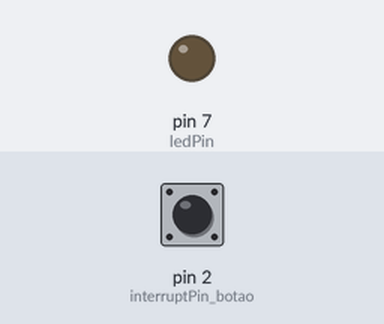
Simulated run of this sketch. Board: Arduino Uno, built with avr-gcc and run on an emulated ATmega328P. Parts: output pins drawn as LEDs (lit = HIGH). The test bench sets the inputs (shaded band); at power-on: pin 2 (interruptPin_botao) HIGH.

Above: at 1.2 s.
1.3 s: pin 2 (interruptPin_botao) pulled LOW for 0.15 s
At 1.37 s:
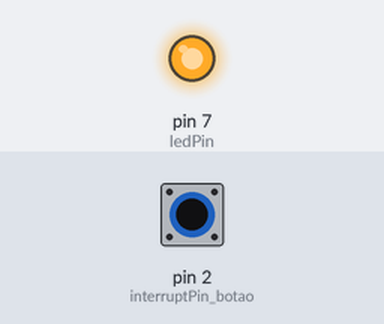
2.9 s: pin 2 (interruptPin_botao) pulled LOW for 3.2 s
At 7.1 s:
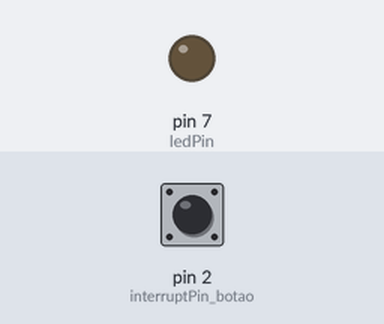
Timing chart, 0 to 8.6 s (numbered marks = the images above; inputs shaded):
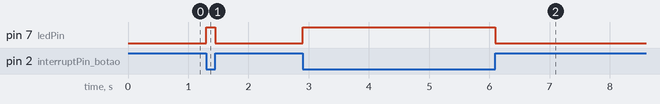

Measured:
- after the input at 1.3 s, pin 7 (ledPin): LOW → HIGH at once, → LOW 0.15 s later
- after the input at 2.9 s, pin 7 (ledPin): LOW → HIGH at once, → LOW 3.2 s later

The sketch:

IOT_InterruptExternal_botao.ino
```cpp
const int ledPin  = 7;
const int interruptPin_botao = 2;
volatile byte state = LOW;

void setup() {
  pinMode(ledPin, OUTPUT);
  pinMode(interruptPin_botao, INPUT_PULLUP);
  attachInterrupt(digitalPinToInterrupt(interruptPin_botao), blink, CHANGE);

}

void loop() {
  digitalWrite(ledPin, state);

}

void blink(){
  state = !state;
}
```
